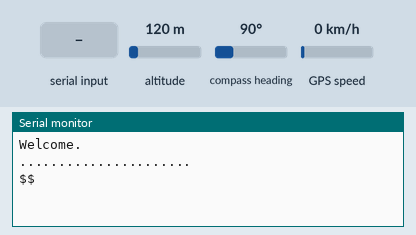
Recording of a sketch running on a simulated Arduino Uno, built with avr-gcc and run on an emulated ATmega328P. On the bench: the last lines printed to the serial monitor. Inputs (shaded band) come from the test bench; at power-on: altitude 120 m, compass heading 90°, GPS speed 0 km/h. The GPS gets a fix after 3 s at 37.7749, -122.4194 with 8 satellites; the modem accepts every AT command (registered, SIM ready, sends succeed) and sends nothing else.

Above: at 1.3 s.
1.4 s: "s" received over Serial
At 7.2 s:
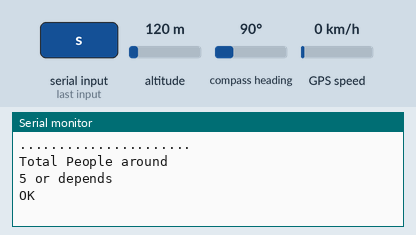
At 10.3 s:
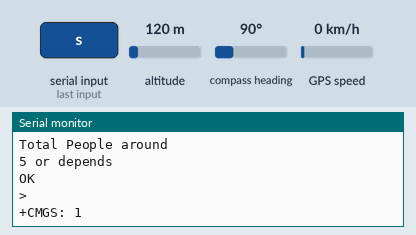

Measured:
- after the input at 1.4 s, the serial monitor: prints a new line after 2.0 s (image 1)

The sketch:

ArduinoCode.ino
```cpp
#include <SoftwareSerial.h>
#include <TinyGPS.h>      //Needs to be imported if required

TinyGPS gps;

float lat = -1.6848579,lon = 37.1690756;


SoftwareSerial mySerial(9, 10); //TX & RX

void setup()
{
  mySerial.begin(9600);   // Setting the baud rate of GSM Module
  Serial.begin(9600);    // Setting the baud rate of Serial Monitor (Arduino)
  Serial.println("Welcome.");
  Serial.println("......................");
  Serial.println();
  delay(100);
}


void loop()
{


  if (Serial.available()>0)
   switch(Serial.read())
  {
    case 's':
    case 'S':
      mySerial.println("AT+CMGF=1");
     delay(1000);  // Delay of 1 second
     mySerial.println("AT+CMGS=\"+9173********\"\r"); //Receiver Number
     delay(1000);
     Serial.println();
     Serial.println("Name: Harshit Chaudhary");
     Serial.println("......................");
     Serial.println("Your location....");
     Serial.println(gps_connect());
     Serial.println("......................");
     Serial.println("Area");
     Serial.println("75m2");
     Serial.println("......................");
     Serial.println("I am in Trouble and Urgently need your help at sended location");// sended message
     Serial.println("......................");
     Serial.println("Total People around");
     Serial.println("5 or depends");
     Serial.println();
     delay(100);
     mySerial.println((char)26);// Termination Code of sms to  the module
      delay(1000);
      break;


    case 'r':
    case 'R':
      mySerial.println("AT+CNMI=2,2,0,0,0"); // AT Command to receive a live SMS
      delay(1000);
      break;
  }

 if (mySerial.available()>0)
   Serial.write(mySerial.read());
}


float gps_connect() {
  while (Serial.available()) { // check for gps data
    if (gps.encode(Serial.read())) // encode gps data
    {
      gps.f_get_position(&lat, &lon); // get latitude and longitude
      // display position

    }
  }

  String latitude = String(lat, 6);
  String longitude = String(lon, 6);
  Serial.println("Latitude: " + latitude + "," "Longitude: " + longitude);
  delay(1000);
}
```
